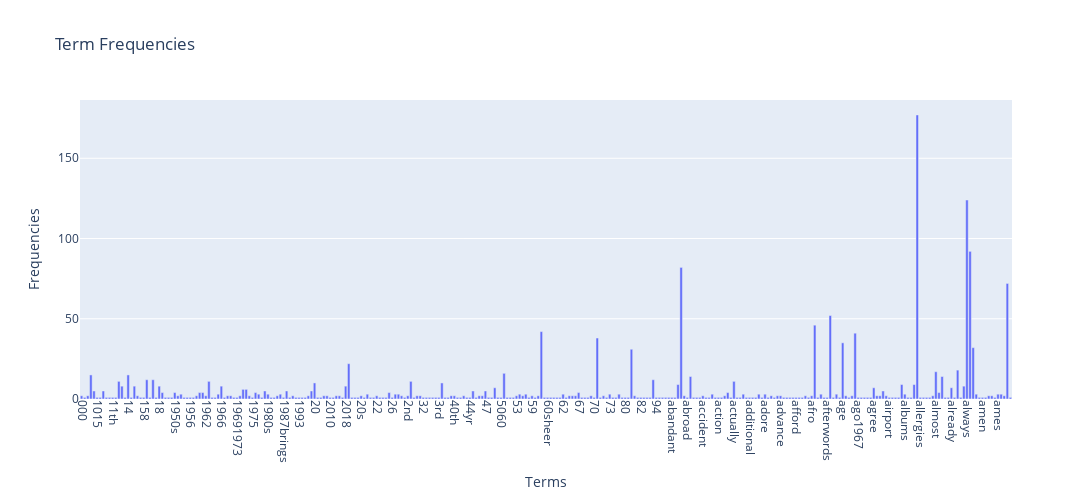

Notebook code for this chart:
### Code cell
# Import necessary libraries
import plotly.graph_objects as go

# Assuming count_vect and term_frequencies are already defined
x_values = count_vect.get_feature_names_out()[:300]
y_values = term_frequencies[:300]

# Create a bar plot
fig = go.Figure(data=[go.Bar(x=x_values, y=y_values)])

# Update layout for figure size and x-axis label rotation
fig.update_layout(
    title='Term Frequencies',
    xaxis_title='Terms',
    yaxis_title='Frequencies',
    xaxis=dict(tickangle=90),
    width=2000,  # Adjust width as needed
    height=500   # Adjust height as needed
)

# Show the plot
fig.show()

### Figure 1 — Plotly figure (JSON) as saved in the notebook; plotly's stock layout.template omitted (floating-point values rounded to 4 significant figures; data arrays with more than 128 entries replaced by an {"elided": "..."} marker saying what was removed)
{"data": [{"type": "bar", "x": {"elided": "300 str values"}, "y": {"elided": "300 int values"}}], "layout": {"height": 500, "title": {"text": "Term Frequencies"}, "width": 2000, "xaxis": {"tickangle": 90, "title": {"text": "Terms"}}, "yaxis": {"title": {"text": "Frequencies"}}}}
